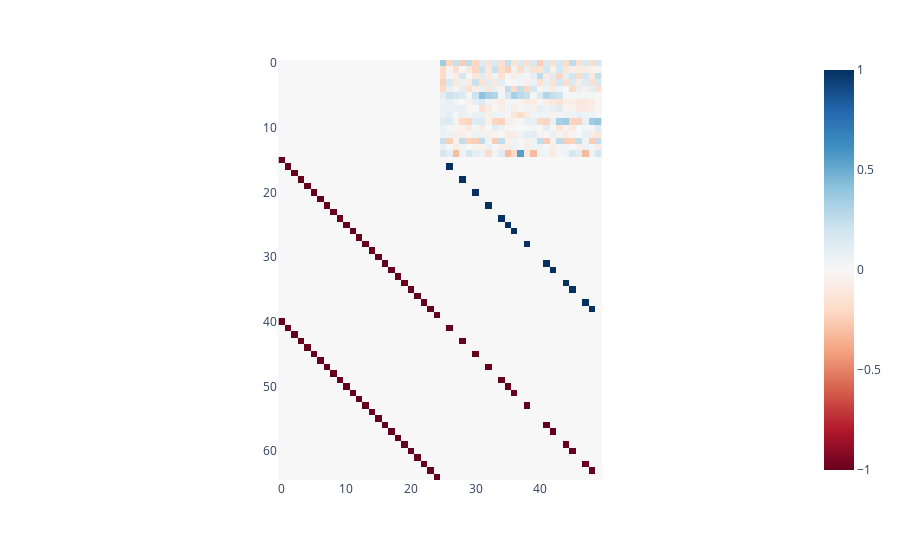

Write notebook code for a chart like this one.
### Markdown cell above
### [ ] SCS reduction diagram

### Code cell
n = 5
A = np.array(
    [
        [-2.,0,1.,0,1.],
        [0,-2.,0,1.,0],
        [0,0,-2.,0,1.],
        [-1,0,0,-2.,0],
        [0,-1,0,0,-2.]
     ])
gamma = hurwitz.analytic_gamma(A)
E = np.abs(np.sign(A))

u, U = la.eig(gamma)

Alpha_mat = np.full(((n*(n+1))//2,n**2), 0.0)
beta_vec = np.full(((n*(n+1))//2), 0.0)
zero_inds = np.full((n**2), 0)

c1 = 0
for i in range(n):
    for j in range(i,n):

        if i!=j:
            beta_vec[c1] = 0
        else:
            beta_vec[c1] = -1/(2*u[i]).real
        c2 = 0
        for l in range(n):
            for k in range(n):
                if E[l,k] == 0: zero_inds[c2] = 1
                if (i!=j):
                    Alpha_mat[c1, c2] = cvx_inference.alphas(i, j, l, k, U, u).real
                else:
                    Alpha_mat[c1, c2] = cvx_inference.betas(i, l, k, U).real
                c2 += 1
        c1 += 1

vx = cvx.Variable(n**2)
objective = cvx.Minimize(cvx.norm(cvx.multiply(zero_inds,vx), 1))
constraints = [Alpha_mat@vx == beta_vec]
prob = cvx.Problem(objective, constraints)
probdata, chain, inverse_data = prob.get_problem_data(cvx.SCS)
bbb = probdata["b"].reshape((len(probdata["b"]), 1))
px.imshow(probdata["A"].toarray(), color_continuous_midpoint=0.0, color_continuous_scale=px.colors.sequential.RdBu).show()

### Figure 1 — Plotly figure (JSON) as saved in the notebook; plotly's stock layout.template omitted (floating-point values rounded to 4 significant figures; data arrays with more than 128 entries replaced by an {"elided": "..."} marker saying what was removed)
{"data": [{"coloraxis": "coloraxis", "hovertemplate": "x: %{x}<br>y: %{y}<br>color: %{z}<extra></extra>", "name": "0", "type": "heatmap", "xaxis": "x", "yaxis": "y", "z": {"elided": "65x50 float values"}}], "layout": {"coloraxis": {"cmid": 0, "colorscale": [[0, "rgb(103,0,31)"], [0.1, "rgb(178,24,43)"], [0.2, "rgb(214,96,77)"], [0.3, "rgb(244,165,130)"], [0.4, "rgb(253,219,199)"], [0.5, "rgb(247,247,247)"], [0.6, "rgb(209,229,240)"], [0.7, "rgb(146,197,222)"], [0.8, "rgb(67,147,195)"], [0.9, "rgb(33,102,172)"], [1, "rgb(5,48,97)"]]}, "margin": {"t": 60}, "xaxis": {"anchor": "y", "constrain": "domain", "domain": [0, 1], "scaleanchor": "y"}, "yaxis": {"anchor": "x", "autorange": "reversed", "constrain": "domain", "domain": [0, 1]}}}
